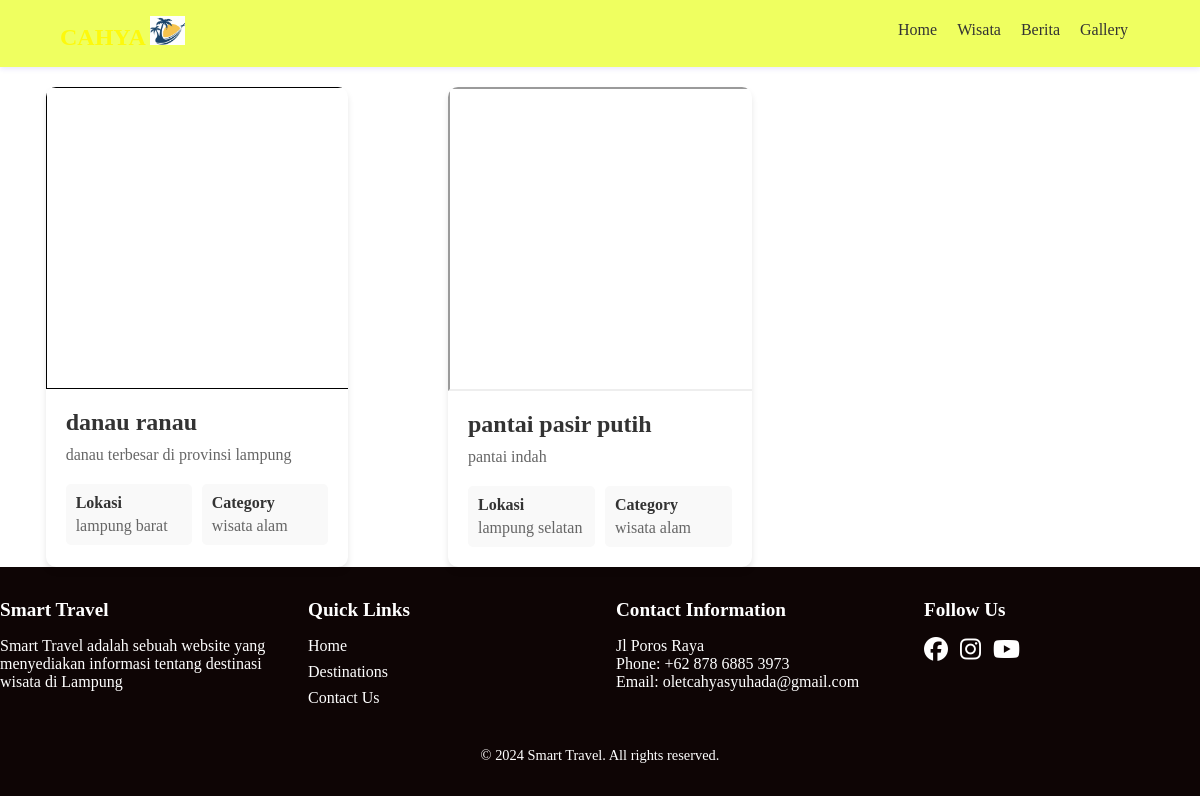
Page /halaman/wisata/kategori-wisata.php?catid=3 on the committed database.
### tables this page shows
CREATE TABLE `tbl_wisata` (
  `id_wisata` int(11) NOT NULL,
  `nama_wisata` varchar(111) NOT NULL,
  `id_kategori` int(11) NOT NULL,
  `lokasi_wisata` varchar(111) NOT NULL,
  `link_peta` varchar(350) NOT NULL,
  `deskripsi` text NOT NULL
);

CREATE TABLE `tbl_kategori` (
  `id_kategori` int(11) NOT NULL,
  `nama_kategori` varchar(50) NOT NULL,
  `keterangan` varchar(200) NOT NULL,
  `url_img` varchar(255) NOT NULL
);

### halaman/wisata/kategori-wisata.php (the view, shortened to what this page needs)
<?php
require '../../koneksi.php';
$phpid = isset($_GET['catid']) ? intval($_GET['catid']) : 0;
$query = "SELECT * FROM tbl_wisata WHERE id_kategori = ?";
$stmt = $koneksi->prepare($query);
$stmt->bind_param("i", $phpid);
$stmt->execute();
$wisata = $stmt->get_result();
$query = "SELECT * FROM tbl_kategori WHERE id_kategori = ?";
$stmt = $koneksi->prepare($query);
$stmt->bind_param("i", $phpid);
$stmt->execute();
$catwisata = $stmt->get_result()->fetch_assoc();
?>
<html lang="en">
<head>
    <link rel="stylesheet" href="/css/daftar-wisata.css">
</head>
<body>
    <?php require_once "../../component/navbar.php" ?>
    <div class="destination-list">
        <?php foreach ($wisata as $destination): ?>
            <div class="destination-card">
                <iframe class="destination-image" src="<?php echo $destination['link_peta'] ?>"></iframe>
                <div class="destination-content">
                    <h1 class="destination-name"><?php echo $destination['nama_wisata']; ?></h1>
                    <p class="destination-description">
                        <?php echo $destination['deskripsi']; ?>
                    </p>
                    <div class="destination-details">
                        <div class="detail-item">
                            <div class="detail-label">Lokasi</div>
                            <div class="detail-value"><?php echo $destination['lokasi_wisata']; ?></div>
                        </div>
                        <div class="detail-item">
                            <div class="detail-label">Category</div>
                            <div class="detail-value"><?php echo htmlspecialchars($catwisata['nama_kategori']); ?></div>
                        </div>
                    </div>
                </div>
            </div>
        <?php endforeach; ?>
    </div>
    <?php require_once '../../component/footer.php' ?>
</body>
</html>

### css/daftar-wisata.css (style rules this page uses)
.destination-card { margin: 0 auto; background-color: #ffffff; border-radius: 10px; box-shadow: 0 4px 6px rgba(0, 0, 0, 0.1); overflow: hidden; }
.destination-image { width: 100%; height: 300px; object-fit: cover; }
.destination-content { padding: 20px; }
.destination-name { font-size: 24px; color: #333; margin-top: 0; margin-bottom: 10px; }
.destination-description { color: #666; margin-bottom: 20px; }
.destination-list { display: grid; grid-template-columns: repeat(3, 1fr); gap: 10px; margin-top: 20px; }
.destination-details { display: grid; grid-template-columns: repeat(2, 1fr); gap: 10px; }
.detail-item { background-color: #f9f9f9; padding: 10px; border-radius: 5px; }
.detail-label { font-weight: bold; color: #333; margin-bottom: 5px; }
.detail-value { color: #666; }

### css/navbar.css (style rules this page uses)
* { margin: 0; padding: 0; }

### rows in the picture
tbl_wisata: nama_wisata "danau ranau", deskripsi "danau terbesar di provinsi lampung", lokasi_wisata "lampung barat", id_kategori.nama_kategori "wisata alam"
tbl_wisata: nama_wisata "pantai pasir putih", deskripsi "pantai indah", lokasi_wisata "lampung selatan", id_kategori.nama_kategori "wisata alam"
